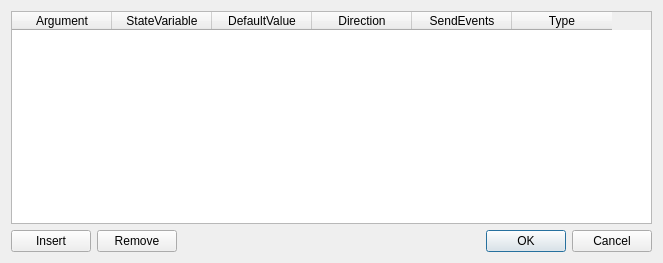
<?xml version="1.0" encoding="UTF-8"?>
<ui version="4.0">
 <class>DialogArgument</class>
 <widget class="QDialog" name="DialogArgument">
  <property name="geometry">
   <rect>
    <x>0</x>
    <y>0</y>
    <width>663</width>
    <height>263</height>
   </rect>
  </property>
  <property name="windowTitle">
   <string/>
  </property>
  <layout class="QGridLayout" name="gridLayout">
   <item row="1" column="0">
    <layout class="QHBoxLayout" name="horizontalLayout">
     <item>
      <widget class="QPushButton" name="btnInsert">
       <property name="text">
        <string>Insert</string>
       </property>
      </widget>
     </item>
     <item>
      <widget class="QPushButton" name="btnRemove">
       <property name="text">
        <string>Remove</string>
       </property>
      </widget>
     </item>
     <item>
      <widget class="QDialogButtonBox" name="buttonBox">
       <property name="orientation">
        <enum>Qt::Horizontal</enum>
       </property>
       <property name="standardButtons">
        <set>QDialogButtonBox::Cancel|QDialogButtonBox::Ok</set>
       </property>
      </widget>
     </item>
    </layout>
   </item>
   <item row="0" column="0">
    <widget class="QTableWidget" name="table">
     <column>
      <property name="text">
       <string>Argument</string>
      </property>
     </column>
     <column>
      <property name="text">
       <string>StateVariable</string>
      </property>
     </column>
     <column>
      <property name="text">
       <string>DefaultValue</string>
      </property>
     </column>
     <column>
      <property name="text">
       <string>Direction</string>
      </property>
     </column>
     <column>
      <property name="text">
       <string>SendEvents</string>
      </property>
     </column>
     <column>
      <property name="text">
       <string>Type</string>
      </property>
     </column>
    </widget>
   </item>
  </layout>
 </widget>
 <resources/>
 <connections>
  <connection>
   <sender>buttonBox</sender>
   <signal>rejected()</signal>
   <receiver>DialogArgument</receiver>
   <slot>reject()</slot>
   <hints>
    <hint type="sourcelabel">
     <x>508</x>
     <y>252</y>
    </hint>
    <hint type="destinationlabel">
     <x>286</x>
     <y>274</y>
    </hint>
   </hints>
  </connection>
 </connections>
</ui>
